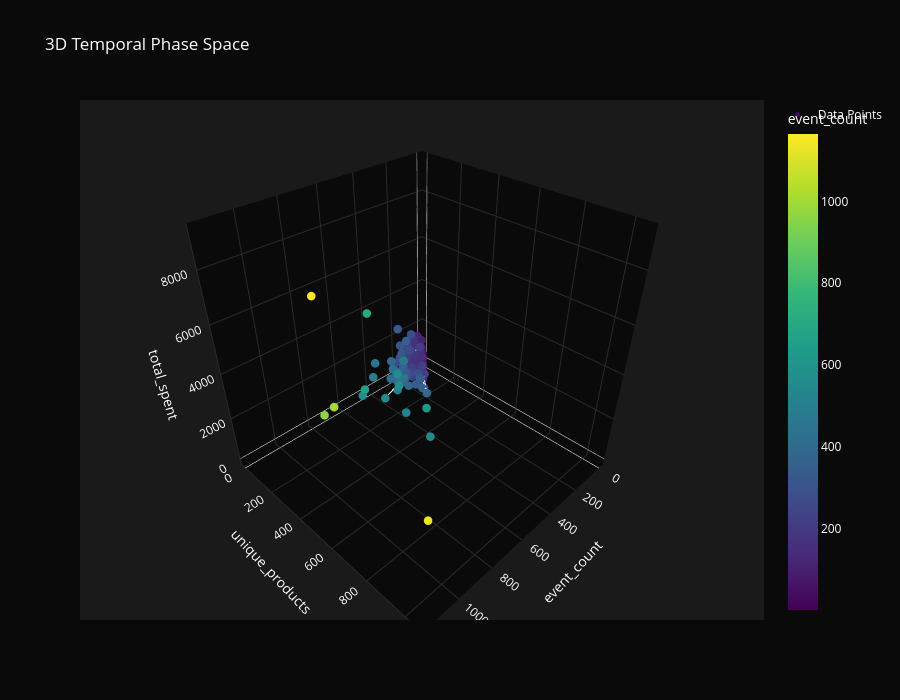

Source (notebook cell):
### Code cell
# %% [markdown]
# ### 4. VISUALIZATION #3: 3D Phase Space with Ghost Trails

# %%
print("Creating 3D Phase Space...")

# Prepare user-level data for trajectories
user_daily = df.groupby(['user_id', df['event_time'].dt.date]).agg({
    'event_type': 'count',
    'product_id': 'nunique',
    'price': 'sum'
}).reset_index()
user_daily.columns = ['user_id', 'date', 'event_count', 'unique_products', 'total_spent']
user_daily['date'] = pd.to_datetime(user_daily['date'])

# Sample top users for performance
top_users = df['user_id'].value_counts().head(50).index
user_sample = user_daily[user_daily['user_id'].isin(top_users)]

print(f"Using {len(user_sample)} user-day combinations")

# %%
# Create 3D visualization
viz3d = ChronosphereVisualizer(user_sample, 'date')
fig = viz3d.phase_space_3d(
    'event_count',
    'unique_products', 
    'total_spent',
    color_col='event_count',
    entity_col='user_id',
    show_trails=True,
    max_entities=15
)
fig.write_html('../assets/visualizations/viz3_phase_space_3d.html')
fig.show()

print("✅ Saved: viz3_phase_space_3d.html")

### Figure 1 — Plotly figure (JSON) as saved in the notebook; plotly's stock layout.template omitted (floating-point values rounded to 4 significant figures; data arrays with more than 128 entries replaced by an {"elided": "..."} marker saying what was removed)
{"data": [{"hoverinfo": "text", "marker": {"color": {"elided": "783 int values"}, "colorbar": {"title": {"text": "event_count"}}, "colorscale": [[0, "#440154"], [0.1111, "#482878"], [0.2222, "#3e4989"], [0.3333, "#31688e"], [0.4444, "#26828e"], [0.5556, "#1f9e89"], [0.6667, "#35b779"], [0.7778, "#6ece58"], [0.8889, "#b5de2b"], [1, "#fde725"]], "showscale": true, "size": 5}, "mode": "markers", "name": "Data Points", "text": {"elided": "783 str values"}, "type": "scatter3d", "x": {"elided": "783 int values"}, "y": {"elided": "783 int values"}, "z": {"elided": "783 float values"}}, {"hoverinfo": "skip", "line": {"color": "rgba(255,255,255,0.3)", "width": 2}, "mode": "lines", "showlegend": false, "type": "scatter3d", "x": [50, 123, 53, 168, 52, 39, 48, 74, 73, 100, 108, 116, 134, 138, 86, 122, 71, 95, 98, 54, 46, 127, 37, 171, 212, 134, 178, 86, 31, 103, 72], "y": [24, 24, 25, 34, 24, 24, 24, 25, 24, 25, 35, 23, 32, 30, 31, 25, 23, 23, 26, 30, 23, 28, 24, 58, 59, 57, 57, 57, 22, 50, 57], "z": [460.6, 1144.0, 498.0, 1495.0, 482.6, 360.3, 445.1, 695.9, 690.1, 936.7, 975.8, 1075.0, 1256.0, 1273.0, 824.6, 1151.0, 655.0, 877.6, 897.8, 457.1, 426.4, 1168.0, 341.6, 1188.0, 1192.0, 747.1, 1060.0, 477.7, 154.3, 603.3, 392.3]}, {"hoverinfo": "skip", "line": {"color": "rgba(255,255,255,0.3)", "width": 2}, "mode": "lines", "showlegend": false, "type": "scatter3d", "x": [28, 122, 26, 44, 62, 23, 71, 39, 1, 31, 8, 26, 30, 111, 54, 20, 61, 44, 130, 43, 26, 58, 172, 51, 74, 39, 26, 8, 30, 43], "y": [27, 67, 19, 34, 41, 16, 40, 25, 1, 24, 8, 17, 14, 54, 27, 10, 32, 23, 48, 20, 13, 30, 100, 32, 47, 22, 22, 7, 21, 25], "z": [152.2, 464.4, 64.12, 138.8, 309.2, 87.93, 281.8, 168.1, 22.22, 144.2, 21.44, 121.0, 88.51, 423.0, 148.2, 82.67, 254.6, 157.6, 485.5, 133.8, 186.0, 289.0, 947.2, 128.0, 396.3, 117.6, 70.02, 50.32, 72.45, 206.5]}, {"hoverinfo": "skip", "line": {"color": "rgba(255,255,255,0.3)", "width": 2}, "mode": "lines", "showlegend": false, "type": "scatter3d", "x": [104, 1, 157, 35, 8, 10, 18, 97, 17, 8, 5, 6, 176, 5, 22, 59, 5, 23, 1, 11, 12, 3, 4, 63, 2, 4, 8, 56], "y": [53, 1, 85, 26, 6, 7, 6, 47, 8, 5, 4, 4, 77, 3, 17, 37, 5, 9, 1, 11, 11, 2, 4, 36, 2, 3, 6, 25], "z": [336.7, 9.21, 483.7, 101.7, 15.57, 19.85, 72.8, 439.1, 43.56, 80, 36.98, 28.56, 453.0, 27.79, 175.9, 436.5, 42.43, 205.5, 5.24, 70.22, 58.85, 14, 40.31, 276.8, 11.09, 23.55, 14.62, 222.2]}, {"hoverinfo": "skip", "line": {"color": "rgba(255,255,255,0.3)", "width": 2}, "mode": "lines", "showlegend": false, "type": "scatter3d", "x": [22, 7, 45, 137, 139, 67, 70, 58, 12, 36, 1, 39, 19, 3, 5, 25, 3, 57, 52, 48, 144, 101, 5, 7, 36, 5, 22, 88], "y": [21, 7, 33, 63, 79, 53, 61, 42, 8, 34, 1, 33, 15, 3, 5, 24, 2, 41, 39, 44, 95, 69, 5, 6, 29, 4, 18, 65], "z": [113.6, 60.22, 279.8, 1009.0, 531.9, 297.8, 308.7, 255.8, 54.24, 165.5, 1.86, 105.4, 52.57, 19.67, 17.21, 165.1, 13.33, 228.2, 230.8, 216.5, 553.6, 296.2, 18.15, 35.8, 405.7, 15.39, 48.15, 308.1]}, {"hoverinfo": "skip", "line": {"color": "rgba(255,255,255,0.3)", "width": 2}, "mode": "lines", "showlegend": false, "type": "scatter3d", "x": [129, 99, 108, 51, 6, 15, 11, 104, 161, 8, 45, 67, 5, 52, 4, 32, 61, 5, 32, 8, 99, 14, 18, 15, 19, 12, 2], "y": [117, 85, 52, 47, 6, 13, 10, 88, 78, 8, 43, 49, 5, 33, 4, 32, 59, 5, 31, 7, 52, 12, 5, 13, 18, 9, 1], "z": [502, 390.9, 478.4, 644.5, 145.4, 19.26, 47.45, 949.6, 1709.0, 90.98, 496.5, 664.6, 62.27, 301.6, 129.4, 180.2, 828.5, 76.26, 451.5, 82.18, 541.2, 150.3, 251.7, 171.3, 326.7, 284.6, 12.86]}, {"hoverinfo": "skip", "line": {"color": "rgba(255,255,255,0.3)", "width": 2}, "mode": "lines", "showlegend": false, "type": "scatter3d", "x": [10, 5, 31, 59, 37, 14, 47, 68, 16, 136, 15, 14, 14, 76, 92, 15, 23, 164, 55, 12, 8, 8, 3, 4, 7, 9], "y": [10, 3, 17, 36, 25, 7, 26, 31, 11, 63, 10, 9, 13, 31, 37, 12, 15, 80, 27, 6, 4, 6, 3, 4, 6, 7], "z": [37.43, 260.3, 143.5, 288.2, 136.3, 51.49, 744.1, 248.1, 64.45, 692.7, 201.1, 156.4, 122.9, 183.5, 345.1, 72.47, 60.44, 689.5, 216.4, 47.5, 26.98, 35.02, 12.37, 18.04, 25.49, 30.54]}, {"hoverinfo": "skip", "line": {"color": "rgba(255,255,255,0.3)", "width": 2}, "mode": "lines", "showlegend": false, "type": "scatter3d", "x": [35, 139, 30, 91, 132, 2, 72, 20, 169, 13, 84, 4, 37, 46, 83, 62, 57, 81, 6, 26, 37, 83, 11, 50, 51, 25], "y": [25, 69, 19, 41, 51, 2, 35, 13, 49, 5, 29, 4, 19, 17, 59, 40, 33, 35, 5, 15, 28, 42, 10, 22, 29, 15], "z": [135.8, 1172.0, 115.8, 420.9, 323.4, 9.59, 668.9, 259.7, 1285.0, 152.4, 641.5, 28.06, 472.4, 349.1, 417.8, 245.5, 330.3, 364.3, 23.83, 268.8, 264.4, 546.2, 115.9, 202.8, 323.4, 205.2]}, {"hoverinfo": "skip", "line": {"color": "rgba(255,255,255,0.3)", "width": 2}, "mode": "lines", "showlegend": false, "type": "scatter3d", "x": [157, 62, 30, 122, 34, 62, 126, 13, 6, 5, 13, 9, 23, 31, 1, 1, 49, 19, 32, 14, 34, 18, 41, 13], "y": [123, 59, 26, 84, 25, 41, 76, 2, 4, 5, 4, 6, 15, 22, 1, 1, 31, 13, 31, 14, 25, 9, 26, 6], "z": [993.9, 381.9, 265.1, 654.4, 144.1, 482.3, 758.4, 50.41, 13.67, 16.01, 13.82, 11.02, 67.5, 310.9, 13.49, 2.05, 131.4, 98.22, 198.8, 41.53, 189.0, 82.52, 201.8, 114.9]}, {"hoverinfo": "skip", "line": {"color": "rgba(255,255,255,0.3)", "width": 2}, "mode": "lines", "showlegend": false, "type": "scatter3d", "x": [43, 43, 16, 83, 17, 208, 186, 92, 167, 174, 3, 4, 29, 9, 177, 273, 10, 25, 152, 1, 48, 7, 24], "y": [35, 43, 13, 52, 13, 77, 149, 45, 74, 67, 3, 4, 21, 6, 101, 132, 7, 22, 80, 1, 27, 7, 13], "z": [108.0, 96.66, 67.87, 269.4, 51.61, 402.1, 481.6, 275.1, 250.2, 323.7, 2.42, 3.17, 56.3, 26.32, 390.9, 690.6, 25.07, 20.47, 323.7, 3.17, 84.07, 12.45, 70.42]}, {"hoverinfo": "skip", "line": {"color": "rgba(255,255,255,0.3)", "width": 2}, "mode": "lines", "showlegend": false, "type": "scatter3d", "x": [110, 50, 72, 7, 30, 49, 76, 17, 3, 42, 102, 11, 142, 32, 6, 83, 164, 43, 9, 47, 20, 46], "y": [65, 38, 55, 6, 19, 33, 42, 13, 3, 19, 85, 11, 89, 20, 1, 63, 79, 37, 7, 23, 13, 17], "z": [438.0, 231.3, 268.0, 31.65, 72.2, 170.1, 132.3, 432.8, 11.91, 438.0, 763.3, 22.71, 869.5, 111.0, 34.26, 259, 324.3, 126.9, 17.62, 74.74, 28.38, 75.4]}, {"hoverinfo": "skip", "line": {"color": "rgba(255,255,255,0.3)", "width": 2}, "mode": "lines", "showlegend": false, "type": "scatter3d", "x": [1, 67, 25, 19, 38, 4, 45, 1, 11, 544, 1, 23, 16, 9, 4, 13, 98, 10, 23, 2, 79, 79], "y": [1, 30, 9, 8, 19, 3, 17, 1, 3, 259, 1, 17, 8, 9, 2, 13, 47, 6, 10, 2, 71, 70], "z": [9.52, 748.0, 452.3, 197.3, 123.0, 142.2, 467.8, 44.29, 104.7, 1461.0, 2.06, 209.6, 62.61, 40.88, 27.79, 32.2, 344.9, 21.49, 207.2, 9.29, 209.7, 245.7]}, {"hoverinfo": "skip", "line": {"color": "rgba(255,255,255,0.3)", "width": 2}, "mode": "lines", "showlegend": false, "type": "scatter3d", "x": [20, 3, 7, 80, 118, 6, 4, 142, 24, 37, 19, 20, 26, 80, 89, 81, 24, 31, 63, 22, 15, 17], "y": [8, 2, 2, 23, 35, 6, 4, 41, 11, 17, 7, 5, 16, 33, 40, 24, 12, 10, 23, 16, 8, 12], "z": [74.96, 8.7, 13.87, 554.6, 626.3, 28.15, 13.19, 1462.0, 74.39, 423.9, 279.5, 334.1, 353.5, 123.5, 320.4, 305.2, 89.42, 124.0, 333.7, 98.7, 22.77, 54.07]}, {"hoverinfo": "skip", "line": {"color": "rgba(255,255,255,0.3)", "width": 2}, "mode": "lines", "showlegend": false, "type": "scatter3d", "x": [36, 9, 36, 40, 34, 71, 21, 61, 19, 24, 32, 404, 199, 14, 10, 7, 32, 42, 25, 25, 25], "y": [20, 6, 19, 19, 27, 35, 17, 49, 12, 15, 20, 394, 168, 9, 7, 6, 21, 31, 15, 13, 14], "z": [550.2, 110.3, 443.7, 400.1, 250.9, 503.7, 116.6, 718.1, 448.1, 195.9, 230.5, 1761.0, 833.2, 129, 126.0, 52.91, 353.2, 605.7, 352.6, 277.8, 220.5]}, {"hoverinfo": "skip", "line": {"color": "rgba(255,255,255,0.3)", "width": 2}, "mode": "lines", "showlegend": false, "type": "scatter3d", "x": [22, 91, 128, 1, 58, 106, 138, 60, 33, 30, 23, 40, 29, 44, 29, 41, 28, 43, 4, 51, 7], "y": [10, 14, 11, 1, 19, 20, 28, 21, 12, 11, 14, 14, 19, 10, 14, 15, 14, 19, 3, 14, 5], "z": [80.38, 333.9, 500.9, 1.27, 203.7, 368.1, 481.3, 210.7, 101.8, 106.9, 110.1, 144.8, 207.5, 135.0, 92.36, 125.2, 85.35, 217.8, 15.29, 163.0, 131.3]}, {"hoverinfo": "skip", "line": {"color": "rgba(255,255,255,0.3)", "width": 2}, "mode": "lines", "showlegend": false, "type": "scatter3d", "x": [29, 97, 76, 51, 55, 67, 38, 117, 24, 101, 34, 35, 9, 33, 68, 54, 28, 34, 84, 50], "y": [22, 25, 38, 31, 16, 29, 26, 63, 20, 42, 28, 21, 8, 29, 40, 42, 19, 32, 49, 38], "z": [346.2, 685.1, 1172.0, 861.8, 262.4, 480.5, 794.7, 943.1, 197.4, 601.2, 271.8, 275.3, 129.3, 428.3, 862.5, 391.1, 200.8, 504.3, 1080.0, 323.5]}], "layout": {"font": {"color": "#ffffff"}, "height": 700, "paper_bgcolor": "#0a0a0a", "scene": {"bgcolor": "#1a1a1a", "xaxis": {"backgroundcolor": "#0a0a0a", "gridcolor": "#2a2a2a", "title": {"text": "event_count"}}, "yaxis": {"backgroundcolor": "#0a0a0a", "gridcolor": "#2a2a2a", "title": {"text": "unique_products"}}, "zaxis": {"backgroundcolor": "#0a0a0a", "gridcolor": "#2a2a2a", "title": {"text": "total_spent"}}}, "title": {"text": "3D Temporal Phase Space"}}}
